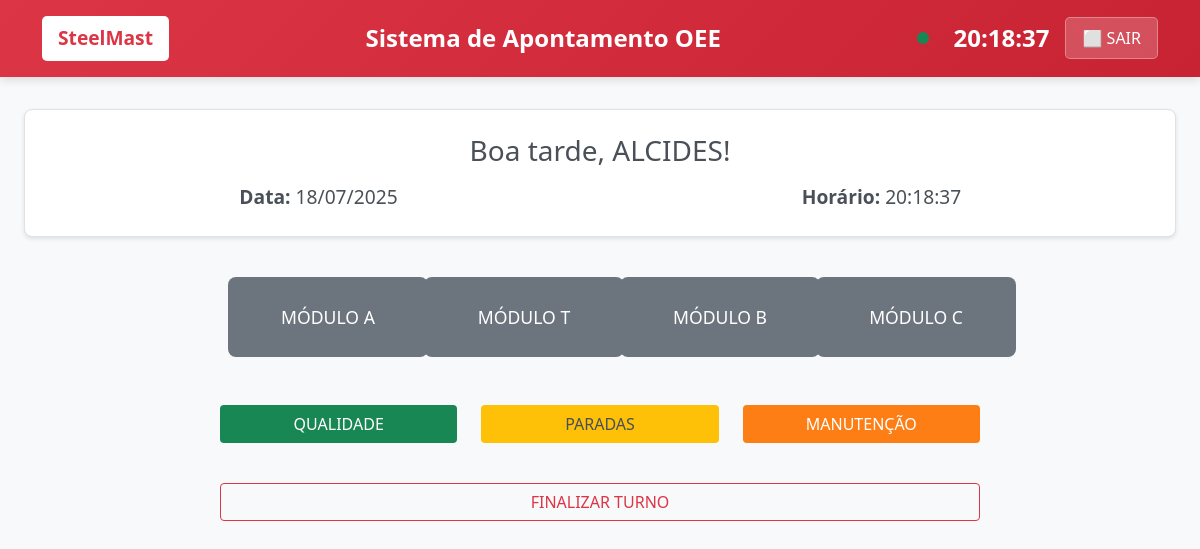
Page /apontamento/ (signed in) on the committed database.
### core/models.py (models this page shows, shortened)
class Soldador(models.Model):
    usuario = models.OneToOneField(Usuario, on_delete=models.CASCADE)
    senha_simplificada = models.CharField(max_length=10)
    ativo = models.BooleanField(default=True)
    data_cadastro = models.DateTimeField(default=timezone.now)

class Usuario(AbstractUser):
    TIPOS_USUARIO = [
        ('admin', 'Administrador'),
        ('analista', 'Analista'),
        ('qualidade', 'Qualidade'),
        ('manutencao', 'Manutenção'),
        ('soldador', 'Soldador'),
    ]
    nome_completo = models.CharField(max_length=255)
    tipo_usuario = models.CharField(max_length=20, choices=TIPOS_USUARIO)
    ativo = models.BooleanField(default=True)
    data_criacao = models.DateTimeField(default=timezone.now)
    ultimo_login = models.DateTimeField(null=True, blank=True)

class Modulo(models.Model):
    nome = models.CharField(max_length=100)
    descricao = models.TextField(blank=True)
    ativo = models.BooleanField(default=True)
    ordem_exibicao = models.IntegerField(default=1)
    data_criacao = models.DateTimeField(default=timezone.now)
    class Meta:
        ordering = ['ordem_exibicao']

### soldagem/views.py (the view)
# urls.py: path('apontamento/', views.apontamento, name='apontamento'),
def apontamento(request):
    soldador_id = request.session.get('soldador_id')
    if not soldador_id:
        return redirect('soldagem:selecao_soldador')
    soldador = get_object_or_404(Soldador, id=soldador_id)
    modulos = Modulo.objects.filter(ativo=True).order_by('ordem_exibicao')
    apontamento_atual = Apontamento.objects.filter(
        soldador=soldador,
        fim_processo__isnull=True
    ).first()
    from datetime import datetime
    import pytz
    tz_sp = pytz.timezone('America/Sao_Paulo')
    now_sp = datetime.now(tz_sp)
    if now_sp.hour < 12:
        saudacao = "Bom dia"
    elif now_sp.hour < 18:
        saudacao = "Boa tarde"
    else:
        saudacao = "Boa noite"
    context = {
        'soldador': soldador,
        'modulos': modulos,
        'saudacao': saudacao,
        'apontamento_atual': apontamento_atual,
        'now': now_sp
    }
    return render(request, 'soldagem/apontamento.html', context)

### templates/soldagem/apontamento.html (shortened to what this page needs)
{% extends 'base.html' %}
{% block content %}
<div class="container-fluid">
    <div class="saudacao">
        <h3>{{ saudacao }}, {{ soldador.usuario.nome_completo }}!</h3>
        <div class="row mt-3">
            <div class="col-md-6">
                <strong>Data:</strong> {{ now|date:"d/m/Y" }}
            </div>
            <div class="col-md-6">
                <strong>Horário:</strong> <span id="hora-atual">{{ now|date:"H:i:s" }}</span>
            </div>
        </div>
    </div>
    {% if apontamento_atual %}
    <div class="processo-atual">
        <h4>Soldando: {{ apontamento_atual.componente.nome }}</h4>
        <div class="tempo-decorrido" id="tempo-decorrido">00:00:00</div>
        <p>Tempo Padrão: {{ apontamento_atual.tempo_padrao }}min</p>
        <div class="mt-4">
            <button class="btn btn-processo btn-finalizar" onclick="finalizarComponente({{ apontamento_atual.id }})">
                ✓ ITEM FINALIZADO
            </button>
            <button class="btn btn-processo btn-qualidade" onclick="abrirQualidade()">
                QUALIDADE
            </button>
            <button class="btn btn-processo btn-manutencao" onclick="abrirManutencao()">
                MANUTENÇÃO
            </button>
            <button class="btn btn-processo btn-parada" onclick="abrirParadas()">
                PARADAS
            </button>
        </div>
    </div>
    {% else %}
    <div class="row justify-content-center mt-4">
        <div class="col-md-8">
            <div class="row mb-4">
                {% for modulo in modulos %}
                <div class="col-md-6 col-lg-3 mb-3">
                    <button class="btn btn-modulo w-100" onclick="selecionarModulo({{ modulo.id }}, '{{ modulo.nome }}')">
                        {{ modulo.nome }}
                    </button>
                </div>
                {% endfor %}
            </div>
            <div class="row">
                <div class="col-md-4 mb-3">
                    <button class="btn btn-qualidade w-100" onclick="abrirQualidade()">
                        QUALIDADE
                    </button>
                </div>
                <div class="col-md-4 mb-3">
                    <button class="btn btn-parada w-100" onclick="abrirParadas()">
                        PARADAS
                    </button>
                </div>
                <div class="col-md-4 mb-3">
                    <button class="btn btn-manutencao w-100" onclick="abrirManutencao()">
                        MANUTENÇÃO
                    </button>
                </div>
            </div>
            <div class="row mt-4">
                <div class="col-md-12">
                    <button class="btn btn-outline-danger w-100" onclick="finalizarTurno()">
                        FINALIZAR TURNO
                    </button>
                </div>
            </div>
        </div>
    </div>
    {% endif %}
</div>
{% endblock %}

### templates/base.html (style rules this page uses)
:root { --primary-red: #dc3545; --dark-red: #c82333; --light-gray: #f8f9fa; --medium-gray: #6c757d; --dark-gray: #495057; --success-green: #198754; --warning-yellow: #ffc107; }
body { font-family: 'Segoe UI', Tahoma, Geneva, Verdana, sans-serif; background-color: var(--light-gray); color: var(--dark-gray); margin: 0; padding: 0; }
.saudacao { text-align: center; background: white; border: 1px solid #dee2e6; padding: 1.5rem; margin: 2rem 0; border-radius: 8px; font-size: 1.2rem; color: var(--dark-gray); box-shadow: 0 2px 4px rgba(0,0,0,0.1); }
.btn-modulo { background: var(--medium-gray); color: white; border: none; padding: 1.5rem 2rem; font-size: 1.1rem; font-weight: 500; border-radius: 8px; margin: 0.5rem; min-width: 200px; min-height: 80px; transition: all 0.3s ease; cursor: pointer; }
.btn-qualidade { background: var(--success-green); color: white; }
.btn-parada { background: var(--warning-yellow); color: var(--dark-gray); }
.btn-manutencao { background: #fd7e14; color: white; }

### rows in the picture
Soldador: usuario.nome_completo "ALCIDES"
Modulo: nome "MÓDULO A"
Modulo: nome "MÓDULO T"
Modulo: nome "MÓDULO B"
Modulo: nome "MÓDULO C"

### other values in the picture
{{ saudacao }} "Boa tarde"
{{ now|date:"d/m/Y" }} "18/07/2025"
